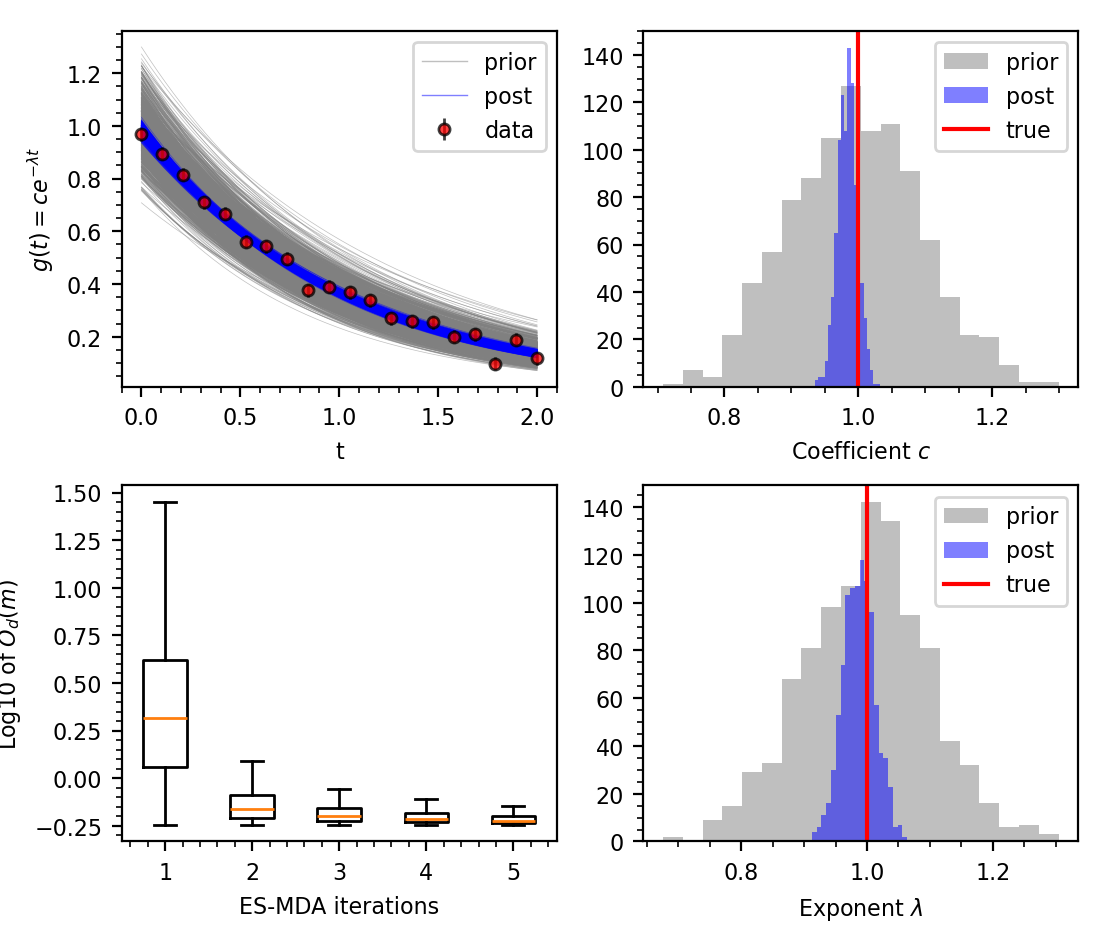

Here is the Python script that generated this plot:
# -*- coding: utf-8 -*-
"""
Created on Thu Jul  4 14:53:42 2024

@author: Rodrigo Piccinini (rbpiccinini at gmail)
"""

import numpy as np
import pandas as pd
import scipy.linalg as linalg
import matplotlib.pyplot as plt
import seaborn as sns

from libesmda import classESMDA

# Defining random seed
#------------------------------------------------------------------------------
rng = np.random.default_rng(318253716843412397083108031079509180189)

# Ensemble size
#------------------------------------------------------------------------------
Ne = 1000

# Number of ES-MDA iterations
#------------------------------------------------------------------------------
Na = 4

# Create prior ensemble
#------------------------------------------------------------------------------
# g(t) = c*exp(-lam*t)
lams = rng.normal(loc=1.0, scale=0.1, size=Ne)
cs = rng.normal(loc=1.0, scale=0.1, size=Ne)

m_prior = np.vstack((lams, cs))

t = np.linspace(0,2,200)
gm_prior = np.exp(-np.einsum('t,i->ti', t, lams))*cs

# Define model
#------------------------------------------------------------------------------
def g(m):
    return m[1]*np.exp(-m[0]*tt)

# Create observed data
#------------------------------------------------------------------------------
tt = np.linspace(0,2,20)
sd = 0.025
d_obs = np.exp(-tt) + rng.normal(loc=0.0, scale=sd, size=len(tt))

# Create data error matrix
#------------------------------------------------------------------------------
Ce = sd**2*np.eye(len(tt))


# Data assimilation
#------------------------------------------------------------------------------
alpha = Na*np.ones(Na)
bounds=np.array([[0,0], [2,2]])
esmda = classESMDA(m_prior, Na, d_obs, Ce, g, bounds=[False], alpha=alpha, sing_val_cutoff=0.99, rng=rng)
esmda.run(run_post=True, inversion='tsvd')

# Create posterior ensemble
#------------------------------------------------------------------------------
lams_post = esmda.m[-1][0,:]
cs_post = esmda.m[-1][1,:]

gm_post = np.exp(-np.einsum('t,i->ti', t, lams_post))*cs_post

# Plot results
#------------------------------------------------------------------------------
# Defining plot parameters
#------------------------------------------------------------------------------

plt.style.use('default')

plt.rcParams['font.family'] = 'sans-serif'
plt.rcParams['font.size'] = 8
plt.rcParams['figure.titlesize'] = 'small'
plt.rcParams['axes.labelsize'] = 8
plt.rcParams["axes.labelweight"] = "normal"
plt.rcParams['grid.linewidth'] = 0.25
plt.rcParams['grid.linestyle'] = ':'

plt.rcParams['xtick.minor.visible'] = True
plt.rcParams['ytick.minor.visible'] = True
plt.rcParams['xtick.minor.visible'] = True

#------------------------------------------------------------------------------
fig, ax = plt.subplots(2,2)
fig.set_figwidth(140./25.4)
fig.set_figheight(120./25.4)
ax[0,0].plot(t, gm_prior, '-', alpha=0.5, color='grey', lw=0.25)
ax[0,0].plot(t, gm_prior[:,0], '-', alpha=0.5, color='grey', label='prior', lw=0.5)
ax[0,0].plot(t, gm_post, '-', alpha=0.5, color='b', lw=0.25)
ax[0,0].plot(t, gm_post[:,0], '-', alpha=0.5, color='b', label='post', lw=0.5)
ax[0,0].errorbar(tt, d_obs, fmt='ok', yerr=sd, ms=4, mew=1.0, mfc='r', elinewidth=1.0, label='data', alpha=0.75)
ax[0,0].legend()
ax[0,0].set_xlabel('t')
ax[0,0].set_ylabel('$g(t)=c e^{-\lambda t}$')

ax[1,0].boxplot([np.log10(esmda.obj[i]) for i in range(esmda.obj.shape[0])], showfliers=False)
ax[1,0].set_ylabel('Log10 of $O_d(m)$')
ax[1,0].set_xlabel('ES-MDA iterations')


ax[0,1].hist(cs, color='grey', bins=20, alpha=0.5, label='prior')
ax[0,1].hist(cs_post, color='b', bins=20, alpha=0.5, label='post')
ax[0,1].axvline(1.0, color='r', label='true')
ax[0,1].set_xlabel('Coefficient $c$')
ax[0,1].legend()

ax[1,1].hist(lams, color='grey', bins=20, alpha=0.5, label='prior')
ax[1,1].hist(lams_post, color='b', bins=20, alpha=0.5, label='post')
ax[1,1].axvline(1.0, color='r', label='true')
ax[1,1].set_xlabel('Exponent $\lambda$')
ax[1,1].legend()

fig.tight_layout()
fig.savefig('exemplo.png', dpi=200)

